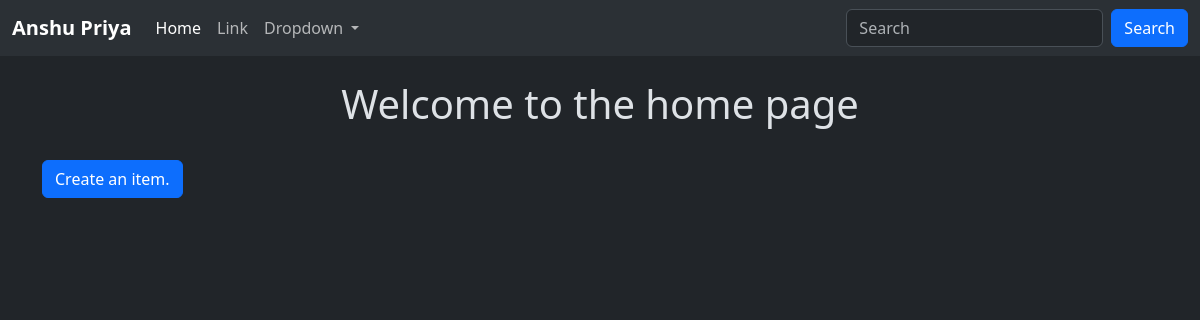
The app's page /, older data.
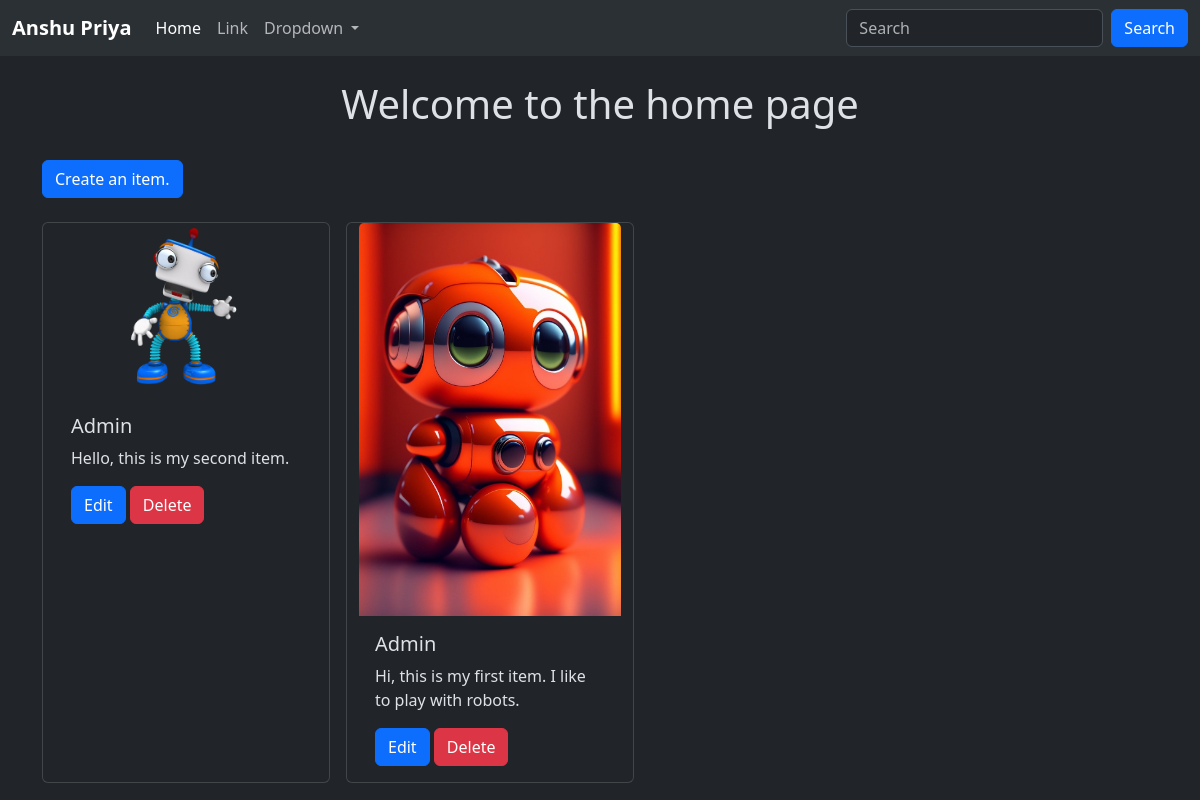
The same page, newer data.
### home/models.py (models this page shows)
class home(models.Model):
    user = models.ForeignKey(User, on_delete=models.CASCADE)
    text = models.TextField(max_length=500)
    photo = models.ImageField(upload_to='photos/', blank=True, null=True)
    created_at = models.DateTimeField(auto_now_add=True)
    updateed_at = models.DateTimeField(auto_now=True)

### home/views.py (the view)
# urls.py: path('', views.item_list, name='item_list'),
def item_list(request):
    items = home.objects.all().order_by('-created_at')
    return render(request, 'item_list.html', {'items': items})

### home/templates/item_list.html (shortened to what this page needs)
{% extends "layout.html" %}
{% block content %}
    <h1 class="text-center mt-4">Welcome to the home page</h1>
    <a class="btn btn-primary mt-4 " href="{% url 'item_create' %}">Create an item.</a>
    <div class="container mt-4 row gap-3">
        {% for item in items %}
        <div class="card" style="width: 18rem;">
            <img src="{{ item.photo.url }}" class="card-img-top" alt="...">
            <div class="card-body">
                <h5 class="card-title">{{ item.user.username }}</h5>
                <p class="card-text">{{ item.text }}</p>
                <a href="{% url 'item_edit' item.id %}" class="btn btn-primary">Edit</a>
                <a href="{% url 'item_delete' item.id %}" class="btn btn-danger">Delete</a>
            </div>
        </div>
        {% endfor %}
    </div>
{% endblock %}

Row changes from the older to the newer data that the page shows:
added home: photo (picture), user.username "Admin", text "Hello, this is my second item."
added home: photo (picture), user.username "Admin", text "Hi, this is my first item. I like to play with robots."
